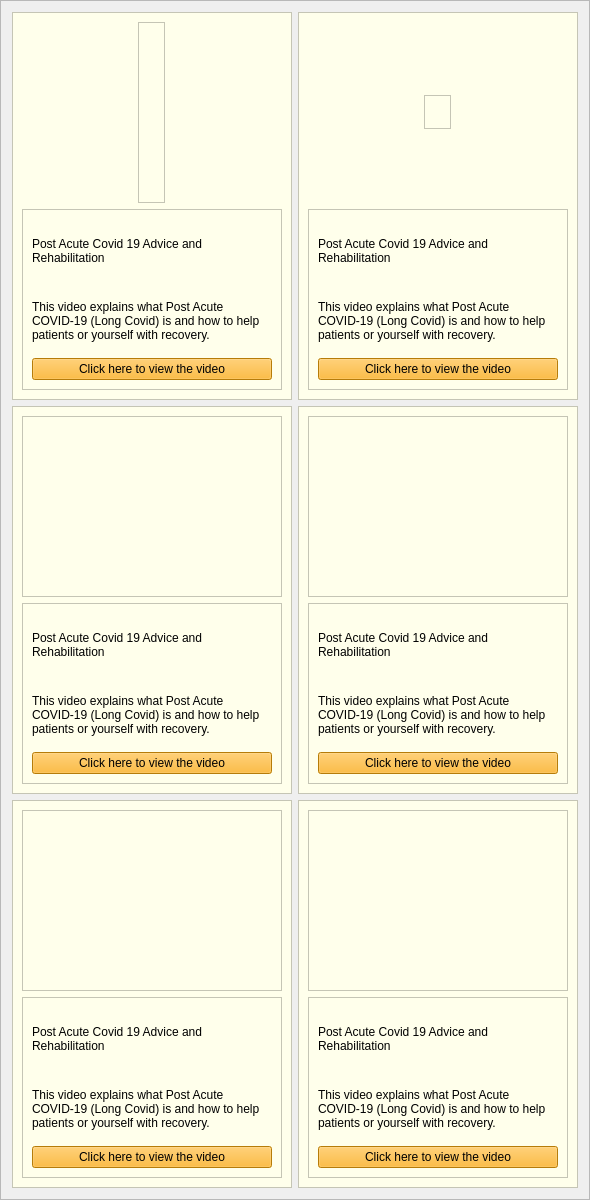
                   <widget class="QFrame" name="frame_16">
                    <property name="minimumSize">
                     <size>
                      <width>0</width>
                      <height>1200</height>
                     </size>
                    </property>
                    <property name="styleSheet">
                     <string notr="true"/>
                    </property>
                    <property name="frameShape">
                     <enum>QFrame::StyledPanel</enum>
                    </property>
                    <property name="frameShadow">
                     <enum>QFrame::Raised</enum>
                    </property>
                    <layout class="QGridLayout" name="gridLayout_4">
                     <item row="2" column="0">
                      <widget class="QFrame" name="frame_19">
                       <property name="maximumSize">
                        <size>
                         <width>280</width>
                         <height>400</height>
                        </size>
                       </property>
                       <property name="styleSheet">
                        <string notr="true">background-color: rgb(255, 255, 235);
border-radius: 0.5em;</string>
                       </property>
                       <property name="frameShape">
                        <enum>QFrame::StyledPanel</enum>
                       </property>
                       <property name="frameShadow">
                        <enum>QFrame::Raised</enum>
                       </property>
                       <layout class="QVBoxLayout" name="verticalLayout_21">
                        <item>
                         <widget class="QFrame" name="frame_31">
                          <property name="maximumSize">
                           <size>
                            <width>700</width>
                            <height>360</height>
                           </size>
                          </property>
                          <property name="frameShape">
                           <enum>QFrame::StyledPanel</enum>
                          </property>
                          <property name="frameShadow">
                           <enum>QFrame::Raised</enum>
                          </property>
                          <layout class="QVBoxLayout" name="verticalLayout_22">
                           <item>
                            <widget class="QLabel" name="label_30">
                             <property name="maximumSize">
                              <size>
                               <width>1000</width>
                               <height>7000</height>
                              </size>
                             </property>
                             <property name="text">
                              <string/>
                             </property>
                             <property name="pixmap">
                              <pixmap>pocoh5.jpg</pixmap>
                             </property>
                             <property name="scaledContents">
                              <bool>true</bool>
                             </property>
                            </widget>
                           </item>
                          </layout>
                         </widget>
                        </item>
                        <item>
                         <widget class="QFrame" name="frame_32">
                          <property name="frameShape">
                           <enum>QFrame::StyledPanel</enum>
                          </property>
                          <property name="frameShadow">
                           <enum>QFrame::Raised</enum>
                          </property>
                          <layout class="QVBoxLayout" name="verticalLayout_23">
                           <item>
                            <widget class="QLabel" name="label_32">
                             <property name="styleSheet">
                              <string notr="true">font: 600 12pt &quot;Poppins&quot;;</string>
                             </property>
                             <property name="text">
                              <string>Post Acute Covid 19 Advice and Rehabilitation</string>
                             </property>
                             <property name="wordWrap">
                              <bool>true</bool>
                             </property>
                            </widget>
                           </item>
                           <item>
                            <widget class="QLabel" name="label_31">
                             <property name="styleSheet">
                              <string notr="true">font: 10pt &quot;Poppins&quot;;</string>
                             </property>
                             <property name="text">
                              <string>This video explains what Post Acute COVID-19 (Long Covid) is and how to help patients or yourself with recovery.</string>
                             </property>
                             <property name="wordWrap">
                              <bool>true</bool>
                             </property>
                            </widget>
                           </item>
                           <item>
                            <widget class="QPushButton" name="url5">
                             <property name="styleSheet">
                              <string notr="true">border-radius: 0.5em;
background-color: rgb(255, 174, 13);
padding-top: 0.30em;
padding-bottom: 0.30em;
font: 500 10pt &quot;Poppins&quot;;</string>
                             </property>
                             <property name="text">
                              <string>Click here to view the video</string>
                             </property>
                            </widget>
                           </item>
                          </layout>
                         </widget>
                        </item>
                       </layout>
                      </widget>
                     </item>
                     <item row="2" column="1">
                      <widget class="QFrame" name="frame_18">
                       <property name="minimumSize">
                        <size>
                         <width>0</width>
                         <height>0</height>
                        </size>
                       </property>
                       <property name="maximumSize">
                        <size>
                         <width>280</width>
                         <height>400</height>
                        </size>
                       </property>
                       <property name="styleSheet">
                        <string notr="true">background-color: rgb(255, 255, 235);
border-radius: 0.5em;</string>
                       </property>
                       <property name="frameShape">
                        <enum>QFrame::StyledPanel</enum>
                       </property>
                       <property name="frameShadow">
                        <enum>QFrame::Raised</enum>
                       </property>
                       <layout class="QVBoxLayout" name="verticalLayout_24">
                        <item>
                         <widget class="QFrame" name="frame_33">
                          <property name="maximumSize">
                           <size>
                            <width>700</width>
                            <height>360</height>
                           </size>
                          </property>
                          <property name="frameShape">
                           <enum>QFrame::StyledPanel</enum>
                          </property>
                          <property name="frameShadow">
                           <enum>QFrame::Raised</enum>
                          </property>
                          <layout class="QVBoxLayout" name="verticalLayout_26">
                           <item>
                            <widget class="QLabel" name="label_33">
                             <property name="maximumSize">
                              <size>
                               <width>1000</width>
                               <height>7000</height>
                              </size>
                             </property>
                             <property name="text">
                              <string/>
                             </property>
                             <property name="pixmap">
                              <pixmap>pocoh6.jpg</pixmap>
                             </property>
                             <property name="scaledContents">
                              <bool>true</bool>
                             </property>
                            </widget>
                           </item>
                          </layout>
                         </widget>
                        </item>
                        <item>
                         <widget class="QFrame" name="frame_34">
                          <property name="frameShape">
                           <enum>QFrame::StyledPanel</enum>
                          </property>
                          <property name="frameShadow">
                           <enum>QFrame::Raised</enum>
                          </property>
                          <layout class="QVBoxLayout" name="verticalLayout_25">
                           <item>
                            <widget class="QLabel" name="label_34">
                             <property name="styleSheet">
                              <string notr="true">font: 600 12pt &quot;Poppins&quot;;</string>
                             </property>
                             <property name="text">
                              <string>Post Acute Covid 19 Advice and Rehabilitation</string>
                             </property>
                             <property name="wordWrap">
                              <bool>true</bool>
                             </property>
                            </widget>
                           </item>
                           <item>
                            <widget class="QLabel" name="label_35">
                             <property name="styleSheet">
                              <string notr="true">font: 10pt &quot;Poppins&quot;;</string>
                             </property>
                             <property name="text">
                              <string>This video explains what Post Acute COVID-19 (Long Covid) is and how to help patients or yourself with recovery.</string>
                             </property>
                             <property name="wordWrap">
                              <bool>true</bool>
                             </property>
                            </widget>
                           </item>
                           <item>
                            <widget class="QPushButton" name="url6">
                             <property name="styleSheet">
                              <string notr="true">border-radius: 0.5em;
background-color: rgb(255, 174, 13);
padding-top: 0.30em;
padding-bottom: 0.30em;
font: 500 10pt &quot;Poppins&quot;;</string>
                             </property>
                             <property name="text">
                              <string>Click here to view the video</string>
                             </property>
                            </widget>
                           </item>
                          </layout>
                         </widget>
                        </item>
                       </layout>
                      </widget>
                     </item>
                     <item row="0" column="0">
                      <widget class="QFrame" name="frame_17">
                       <property name="maximumSize">
                        <size>
                         <width>280</width>
                         <height>400</height>
                        </size>
                       </property>
                       <property name="styleSheet">
                        <string notr="true">background-color: rgb(255, 255, 235);
border-radius: 0.5em;</string>
                       </property>
                       <property name="frameShape">
                        <enum>QFrame::StyledPanel</enum>
                       </property>
                       <property name="frameShadow">
                        <enum>QFrame::Raised</enum>
                       </property>
                       <layout class="QGridLayout" name="gridLayout_5">
                        <item row="0" column="0" alignment="Qt::AlignHCenter">
                         <widget class="QFrame" name="frame_23">
                          <property name="maximumSize">
                           <size>
                            <width>700</width>
                            <height>360</height>
                           </size>
                          </property>
                          <property name="frameShape">
                           <enum>QFrame::StyledPanel</enum>
                          </property>
                          <property name="frameShadow">
                           <enum>QFrame::Raised</enum>
                          </property>
                          <layout class="QVBoxLayout" name="verticalLayout_10">
                           <item>
                            <widget class="QLabel" name="label_15">
                             <property name="maximumSize">
                              <size>
                               <width>1000</width>
                               <height>7000</height>
                              </size>
                             </property>
                             <property name="text">
                              <string/>
                             </property>
                             <property name="pixmap">
                              <pixmap>../images/1.jpg</pixmap>
                             </property>
                             <property name="scaledContents">
                              <bool>true</bool>
                             </property>
                            </widget>
                           </item>
                          </layout>
                         </widget>
                        </item>
                        <item row="1" column="0">
                         <widget class="QFrame" name="frame_24">
                          <property name="frameShape">
                           <enum>QFrame::StyledPanel</enum>
                          </property>
                          <property name="frameShadow">
                           <enum>QFrame::Raised</enum>
                          </property>
                          <layout class="QVBoxLayout" name="verticalLayout_11">
                           <item>
                            <widget class="QLabel" name="label_19">
                             <property name="styleSheet">
                              <string notr="true">font: 600 12pt &quot;Poppins&quot;;</string>
                             </property>
                             <property name="text">
                              <string>Post Acute Covid 19 Advice and Rehabilitation</string>
                             </property>
                             <property name="scaledContents">
                              <bool>true</bool>
                             </property>
                             <property name="wordWrap">
                              <bool>true</bool>
                             </property>
                            </widget>
                           </item>
                           <item>
                            <widget class="QLabel" name="label_20">
                             <property name="styleSheet">
                              <string notr="true">font: 10pt &quot;Poppins&quot;;</string>
                             </property>
                             <property name="text">
                              <string>This video explains what Post Acute COVID-19 (Long Covid) is and how to help patients or yourself with recovery.</string>
                             </property>
                             <property name="wordWrap">
                              <bool>true</bool>
                             </property>
                            </widget>
                           </item>
                           <item>
                            <widget class="QPushButton" name="url1">
                             <property name="styleSheet">
                              <string notr="true">border-radius: 0.5em;
background-color: rgb(255, 174, 13);

padding-top: 0.30em;
padding-bottom: 0.30em;
font: 500 10pt &quot;Poppins&quot;;</string>
                             </property>
                             <property name="text">
                              <string>Click here to view the video</string>
                             </property>
                            </widget>
                           </item>
                          </layout>
                         </widget>
                        </item>
                       </layout>
                      </widget>
                     </item>
                     <item row="0" column="1">
                      <widget class="QFrame" name="frame_20">
                       <property name="maximumSize">
                        <size>
                         <width>280</width>
                         <height>400</height>
                        </size>
                       </property>
                       <property name="styleSheet">
                        <string notr="true">background-color: rgb(255, 255, 235);
border-radius: 0.5em;</string>
                       </property>
                       <property name="frameShape">
                        <enum>QFrame::StyledPanel</enum>
                       </property>
                       <property name="frameShadow">
                        <enum>QFrame::Raised</enum>
                       </property>
                       <layout class="QVBoxLayout" name="verticalLayout_12">
                        <item alignment="Qt::AlignHCenter|Qt::AlignVCenter">
                         <widget class="QFrame" name="frame_25">
                          <property name="maximumSize">
                           <size>
                            <width>700</width>
                            <height>360</height>
                           </size>
                          </property>
                          <property name="frameShape">
                           <enum>QFrame::StyledPanel</enum>
                          </property>
                          <property name="frameShadow">
                           <enum>QFrame::Raised</enum>
                          </property>
                          <layout class="QVBoxLayout" name="verticalLayout_13">
                           <item>
                            <widget class="QLabel" name="label_21">
                             <property name="maximumSize">
                              <size>
                               <width>1000</width>
                               <height>7000</height>
                              </size>
                             </property>
                             <property name="text">
                              <string/>
                             </property>
                             <property name="pixmap">
                              <pixmap>pocoh2.jpg</pixmap>
                             </property>
                             <property name="scaledContents">
                              <bool>true</bool>
                             </property>
                             <property name="openExternalLinks">
                              <bool>true</bool>
                             </property>
                            </widget>
                           </item>
                          </layout>
                         </widget>
                        </item>
                        <item>
                         <widget class="QFrame" name="frame_26">
                          <property name="frameShape">
                           <enum>QFrame::StyledPanel</enum>
                          </property>
                          <property name="frameShadow">
                           <enum>QFrame::Raised</enum>
                          </property>
                          <layout class="QVBoxLayout" name="verticalLayout_14">
                           <item>
                            <widget class="QLabel" name="label_22">
                             <property name="styleSheet">
                              <string notr="true">font: 600 12pt &quot;Poppins&quot;;</string>
                             </property>
                             <property name="text">
                              <string>Post Acute Covid 19 Advice and Rehabilitation</string>
                             </property>
                             <property name="wordWrap">
                              <bool>true</bool>
                             </property>
                            </widget>
                           </item>
                           <item>
                            <widget class="QLabel" name="label_23">
                             <property name="styleSheet">
                              <string notr="true">font: 10pt &quot;Poppins&quot;;</string>
                             </property>
                             <property name="text">
                              <string>This video explains what Post Acute COVID-19 (Long Covid) is and how to help patients or yourself with recovery.</string>
                             </property>
                             <property name="wordWrap">
                              <bool>true</bool>
                             </property>
                            </widget>
                           </item>
                           <item>
                            <widget class="QPushButton" name="url2">
                             <property name="styleSheet">
                              <string notr="true">border-radius: 0.5em;
background-color: rgb(255, 174, 13);
padding-top: 0.30em;
padding-bottom: 0.30em;
font: 500 10pt &quot;Poppins&quot;;</string>
                             </property>
                             <property name="text">
                              <string>Click here to view the video</string>
                             </property>
                            </widget>
                           </item>
                          </layout>
                         </widget>
                        </item>
                       </layout>
                      </widget>
                     </item>
                     <item row="1" column="0">
                      <widget class="QFrame" name="frame_21">
                       <property name="minimumSize">
                        <size>
                         <width>0</width>
                         <height>0</height>
                        </size>
                       </property>
                       <property name="maximumSize">
                        <size>
                         <width>280</width>
                         <height>400</height>
                        </size>
                       </property>
                       <property name="styleSheet">
                        <string notr="true">background-color: rgb(255, 255, 235);
border-radius: 0.5em;</string>
                       </property>
                       <property name="frameShape">
                        <enum>QFrame::StyledPanel</enum>
                       </property>
                       <property name="frameShadow">
                        <enum>QFrame::Raised</enum>
                       </property>
                       <layout class="QVBoxLayout" name="verticalLayout_15">
                        <item>
                         <widget class="QFrame" name="frame_27">
                          <property name="minimumSize">
                           <size>
                            <width>0</width>
                            <height>0</height>
                           </size>
                          </property>
                          <property name="maximumSize">
                           <size>
                            <width>700</width>
                            <height>360</height>
                           </size>
                          </property>
                          <property name="frameShape">
                           <enum>QFrame::StyledPanel</enum>
                          </property>
                          <property name="frameShadow">
                           <enum>QFrame::Raised</enum>
                          </property>
                          <layout class="QVBoxLayout" name="verticalLayout_16">
                           <item>
                            <widget class="QLabel" name="label_24">
                             <property name="maximumSize">
                              <size>
                               <width>1000</width>
                               <height>7000</height>
                              </size>
                             </property>
                             <property name="text">
                              <string/>
                             </property>
                             <property name="pixmap">
                              <pixmap>pocoh3.jpg</pixmap>
                             </property>
                             <property name="scaledContents">
                              <bool>true</bool>
                             </property>
                            </widget>
                           </item>
                          </layout>
                         </widget>
                        </item>
                        <item>
                         <widget class="QFrame" name="frame_28">
                          <property name="frameShape">
                           <enum>QFrame::StyledPanel</enum>
                          </property>
                          <property name="frameShadow">
                           <enum>QFrame::Raised</enum>
                          </property>
                          <layout class="QVBoxLayout" name="verticalLayout_17">
                           <item>
                            <widget class="QLabel" name="label_25">
                             <property name="styleSheet">
                              <string notr="true">font: 600 12pt &quot;Poppins&quot;;</string>
                             </property>
                             <property name="text">
                              <string>Post Acute Covid 19 Advice and Rehabilitation</string>
                             </property>
                             <property name="wordWrap">
                              <bool>true</bool>
                             </property>
                            </widget>
                           </item>
                           <item>
                            <widget class="QLabel" name="label_26">
                             <property name="styleSheet">
                              <string notr="true">font: 10pt &quot;Poppins&quot;;</string>
                             </property>
                             <property name="text">
                              <string>This video explains what Post Acute COVID-19 (Long Covid) is and how to help patients or yourself with recovery.</string>
                             </property>
                             <property name="wordWrap">
                              <bool>true</bool>
                             </property>
                            </widget>
                           </item>
                           <item>
                            <widget class="QPushButton" name="url3">
                             <property name="styleSheet">
                              <string notr="true">border-radius: 0.5em;
background-color: rgb(255, 174, 13);
padding-top: 0.30em;
padding-bottom: 0.30em;
font: 500 10pt &quot;Poppins&quot;;</string>
                             </property>
                             <property name="text">
                              <string>Click here to view the video</string>
                             </property>
                            </widget>
                           </item>
                          </layout>
                         </widget>
                        </item>
                       </layout>
                      </widget>
                     </item>
                     <item row="1" column="1">
                      <widget class="QFrame" name="frame_22">
                       <property name="maximumSize">
                        <size>
                         <width>280</width>
                         <height>400</height>
                        </size>
                       </property>
                       <property name="styleSheet">
                        <string notr="true">background-color: rgb(255, 255, 235);
border-radius: 0.5em;</string>
                       </property>
                       <property name="frameShape">
                        <enum>QFrame::StyledPanel</enum>
                       </property>
                       <property name="frameShadow">
                        <enum>QFrame::Raised</enum>
                       </property>
                       <layout class="QVBoxLayout" name="verticalLayout_18">
                        <item>
                         <widget class="QFrame" name="frame_29">
                          <property name="maximumSize">
                           <size>
                            <width>700</width>
                            <height>360</height>
                           </size>
                          </property>
                          <property name="frameShape">
                           <enum>QFrame::StyledPanel</enum>
                          </property>
                          <property name="frameShadow">
                           <enum>QFrame::Raised</enum>
                          </property>
                          <layout class="QVBoxLayout" name="verticalLayout_19">
                           <item>
                            <widget class="QLabel" name="label_27">
                             <property name="maximumSize">
                              <size>
                               <width>1000</width>
                               <height>7000</height>
                              </size>
                             </property>
                             <property name="text">
                              <string/>
                             </property>
                             <property name="pixmap">
                              <pixmap>pocoh4.jpg</pixmap>
                             </property>
                             <property name="scaledContents">
                              <bool>true</bool>
                             </property>
                            </widget>
                           </item>
                          </layout>
                         </widget>
                        </item>
                        <item>
                         <widget class="QFrame" name="frame_30">
                          <property name="frameShape">
                           <enum>QFrame::StyledPanel</enum>
                          </property>
                          <property name="frameShadow">
                           <enum>QFrame::Raised</enum>
                          </property>
                          <layout class="QVBoxLayout" name="verticalLayout_20">
                           <item>
                            <widget class="QLabel" name="label_28">
                             <property name="styleSheet">
                              <string notr="true">font: 600 12pt &quot;Poppins&quot;;</string>
                             </property>
                             <property name="text">
                              <string>Post Acute Covid 19 Advice and Rehabilitation</string>
                             </property>
                             <property name="wordWrap">
                              <bool>true</bool>
                             </property>
                            </widget>
                           </item>
                           <item>
                            <widget class="QLabel" name="label_29">
                             <property name="styleSheet">
                              <string notr="true">font: 10pt &quot;Poppins&quot;;</string>
                             </property>
                             <property name="text">
                              <string>This video explains what Post Acute COVID-19 (Long Covid) is and how to help patients or yourself with recovery.</string>
                             </property>
                             <property name="wordWrap">
                              <bool>true</bool>
                             </property>
                            </widget>
                           </item>
                           <item>
                            <widget class="QPushButton" name="url4">
                             <property name="styleSheet">
                              <string notr="true">border-radius: 0.5em;
background-color: rgb(255, 174, 13);
padding-top: 0.30em;
padding-bottom: 0.30em;
font: 500 10pt &quot;Poppins&quot;;</string>
                             </property>
                             <property name="text">
                              <string>Click here to view the video</string>
                             </property>
                            </widget>
                           </item>
                          </layout>
                         </widget>
                        </item>
                       </layout>
                      </widget>
                     </item>
                    </layout>
                   </widget>
